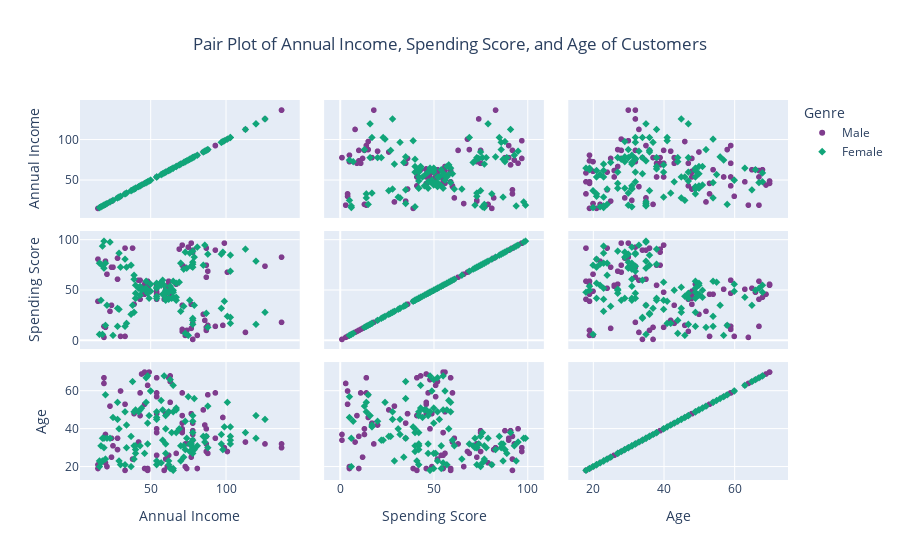

Notebook code for this chart:
### Markdown cell above
# Exploratory Data Analysis EDA

### Code cell
# Create a custom color scale
custom_color_scale = px.colors.qualitative.Bold

# Create a pair plot using Plotly Express with the custom color scale
fig = px.scatter_matrix(
    df,
    dimensions=["Annual_Income_$", "Spending_Score", "Age"],
    color="Genre",
    title="Pair Plot of Annual Income, Spending Score, and Age of Customers",
    symbol="Genre",
    labels={"Annual_Income_$": "Annual Income", "Spending_Score": "Spending Score"},
    color_discrete_map={category: color for category, color in zip(df['Genre'].unique(), custom_color_scale)}
)

# Update the layout
fig.update_layout(
    title_x=0.5,  # Center the title
    showlegend=True,  # Show legend
)

# Show the pair plot
fig.show()

### Figure 1 — Plotly figure (JSON) as saved in the notebook; plotly's stock layout.template omitted (floating-point values rounded to 4 significant figures)
{"data": [{"dimensions": [{"axis": {"matches": true}, "label": "Annual Income", "values": [15, 15, 19, 19, 20, 20, 21, 23, 24, 24, 25, 28, 28, 30, 33, 33, 38, 39, 42, 43, 43, 44, 46, 46, 46, 48, 48, 48, 49, 54, 54, 54, 54, 54, 54, 54, 59, 60, 60, 61, 61, 62, 62, 62, 63, 63, 63, 63, 64, 67, 69, 71, 71, 71, 71, 71, 71, 73, 73, 74, 75, 77, 77, 77, 78, 78, 78, 78, 78, 81, 85, 86, 87, 87, 87, 87, 87, 88, 88, 93, 93, 98, 99, 101, 113, 126, 137, 137]}, {"axis": {"matches": true}, "label": "Spending Score", "values": [39, 81, 3, 14, 13, 79, 66, 29, 35, 73, 73, 82, 61, 4, 4, 92, 92, 36, 60, 60, 41, 46, 46, 56, 55, 51, 59, 59, 55, 47, 54, 48, 51, 55, 41, 46, 41, 49, 52, 42, 49, 59, 55, 56, 46, 43, 48, 52, 46, 56, 91, 35, 95, 11, 75, 9, 75, 5, 73, 10, 93, 12, 97, 36, 90, 17, 88, 1, 1, 5, 26, 20, 63, 13, 75, 10, 92, 15, 69, 14, 90, 15, 97, 68, 8, 74, 18, 83]}, {"axis": {"matches": true}, "label": "Age", "values": [19, 21, 64, 67, 37, 22, 20, 52, 35, 25, 31, 29, 35, 60, 53, 18, 24, 48, 33, 59, 47, 69, 53, 70, 19, 63, 18, 19, 70, 59, 26, 40, 57, 38, 67, 48, 18, 48, 24, 48, 20, 67, 26, 49, 54, 68, 66, 65, 19, 27, 39, 43, 40, 59, 38, 47, 39, 20, 32, 19, 32, 25, 28, 48, 34, 43, 39, 37, 34, 19, 50, 42, 32, 40, 28, 36, 36, 58, 27, 59, 35, 46, 30, 28, 33, 32, 32, 30]}], "hovertemplate": "Genre=Male<br>%{xaxis.title.text}=%{x}<br>%{yaxis.title.text}=%{y}<extra></extra>", "legendgroup": "Male", "marker": {"color": "rgb(127, 60, 141)", "symbol": "circle"}, "name": "Male", "showlegend": true, "type": "splom"}, {"dimensions": [{"axis": {"matches": true}, "label": "Annual Income", "values": [16, 16, 17, 17, 18, 18, 19, 19, 20, 20, 21, 23, 25, 28, 28, 29, 29, 30, 33, 33, 34, 34, 37, 37, 38, 39, 39, 39, 40, 40, 40, 40, 42, 43, 43, 44, 46, 47, 47, 48, 48, 48, 49, 50, 50, 54, 54, 54, 54, 54, 57, 57, 58, 58, 59, 60, 60, 60, 60, 62, 62, 62, 63, 63, 64, 65, 65, 65, 65, 67, 67, 67, 69, 70, 70, 72, 72, 73, 73, 74, 75, 76, 76, 77, 78, 78, 78, 78, 78, 78, 78, 79, 79, 81, 85, 86, 87, 88, 88, 97, 97, 98, 99, 101, 103, 103, 103, 103, 113, 120, 120, 126]}, {"axis": {"matches": true}, "label": "Spending Score", "values": [6, 77, 40, 76, 6, 94, 72, 99, 15, 77, 35, 98, 5, 14, 32, 31, 87, 73, 14, 81, 17, 73, 26, 75, 35, 61, 28, 65, 55, 47, 42, 42, 52, 54, 45, 50, 51, 52, 59, 50, 48, 47, 42, 49, 56, 53, 52, 42, 44, 57, 58, 55, 60, 46, 55, 40, 42, 47, 50, 41, 48, 42, 50, 54, 42, 48, 50, 43, 59, 43, 57, 40, 58, 29, 77, 34, 71, 88, 7, 72, 5, 40, 87, 74, 22, 20, 76, 16, 89, 78, 73, 35, 83, 93, 75, 95, 27, 13, 86, 32, 86, 88, 39, 24, 17, 85, 23, 69, 91, 16, 79, 28]}, {"axis": {"matches": true}, "label": "Age", "values": [20, 23, 31, 22, 35, 23, 30, 35, 58, 24, 35, 35, 46, 54, 45, 40, 23, 21, 49, 21, 42, 30, 36, 20, 65, 31, 49, 24, 50, 27, 29, 31, 49, 31, 50, 51, 27, 67, 54, 43, 68, 32, 47, 60, 60, 45, 23, 49, 46, 21, 55, 22, 34, 50, 68, 40, 32, 47, 27, 23, 49, 21, 66, 19, 38, 18, 19, 63, 49, 51, 50, 38, 40, 23, 31, 25, 31, 29, 44, 35, 57, 28, 32, 32, 34, 44, 38, 47, 27, 30, 30, 56, 29, 31, 36, 33, 36, 52, 30, 37, 32, 29, 41, 54, 41, 36, 34, 32, 38, 47, 35, 45]}], "hovertemplate": "Genre=Female<br>%{xaxis.title.text}=%{x}<br>%{yaxis.title.text}=%{y}<extra></extra>", "legendgroup": "Female", "marker": {"color": "rgb(17, 165, 121)", "symbol": "diamond"}, "name": "Female", "showlegend": true, "type": "splom"}], "layout": {"dragmode": "select", "legend": {"title": {"text": "Genre"}, "tracegroupgap": 0}, "showlegend": true, "title": {"text": "Pair Plot of Annual Income, Spending Score, and Age of Customers", "x": 0.5}}}
